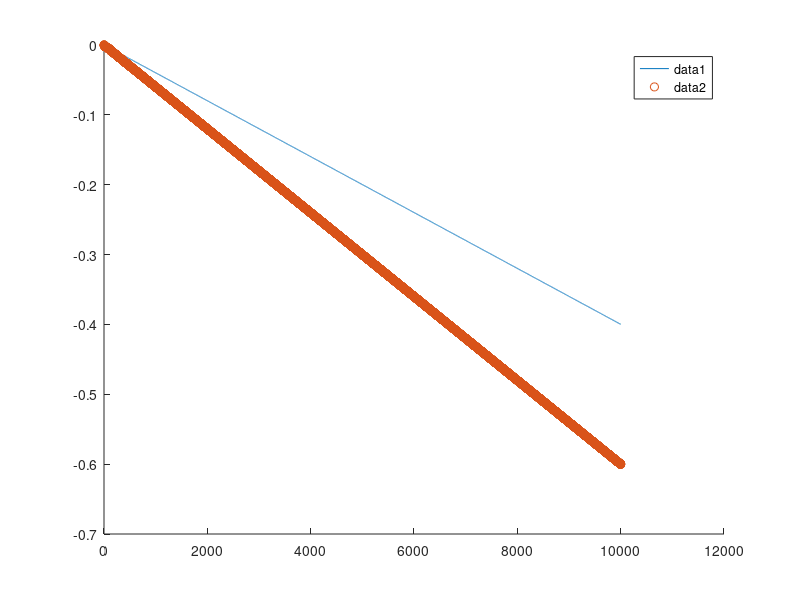

MATLAB code for this plot:

close all
clear
clc

N = 10000;

h = 0.001;
kwall = 1000;
kmass = 500;
bmass = 10;


xh = zeros(1,N);
vh = zeros(1,N);
a = zeros(1,N);
x = zeros(1,N);
v = zeros(1,N);

xh(1) = 0;
vh(1) = -0.1;
x(1) = 0;
v(1) = 0;


for i = 1:N
    a(i) = -kmass*x(i) - bmass*v(i);

    if(x(i)-xh(i)>0)
        a(i) = a(i) - kwall*(x(i)-xh(i));
    end

    
    v(i+1) = v(i) + h*a(i);
    x(i+1) = x(i) + h*v(i);
    vh(i+1) = vh(i) - h*a(i);
    xh(i+1) = xh(i) + h*vh(i);
end

close
figure(1)
hold on
plot(x)   
plot(xh,'o')
legend()